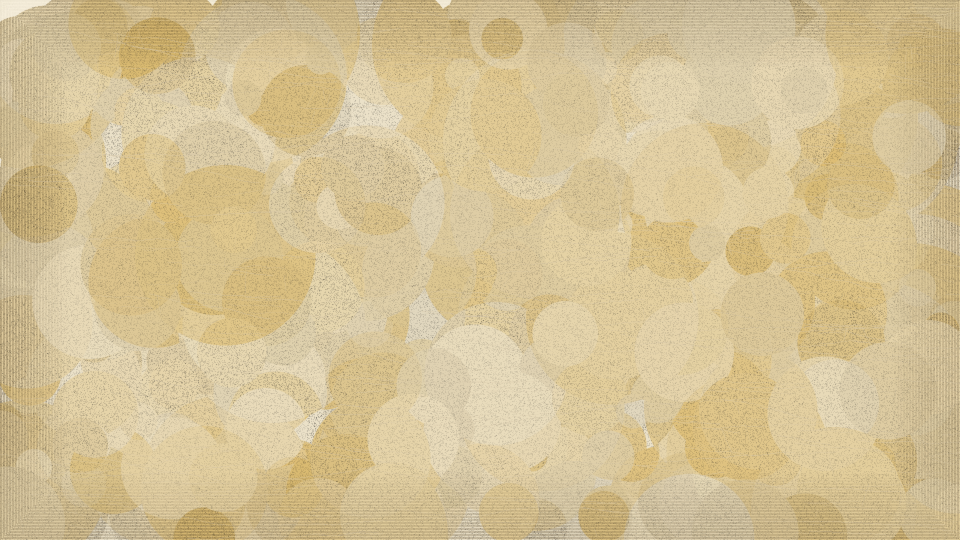
#> input picture download/parchment-light.png, 1920 x 1080 px, found by its file name (shown at 1/2 size)
$ python parchment-preview.py
#> lines starting #> are read from the running program, lines starting #| are printed output that depends on the picture
"""
Generate a comparison preview of parchment textures
with zoomed detail showing fiber strands
"""
from PIL import Image, ImageDraw, ImageFont

# Load generated textures
light = Image.open('/home/z/my-project/download/parchment-light.png')
#> light is the input picture: PIL image 1920x1080 RGB; mean R, G, B 212.7, 193.7, 149.4
dark = Image.open('/home/z/my-project/download/parchment-dark.png')
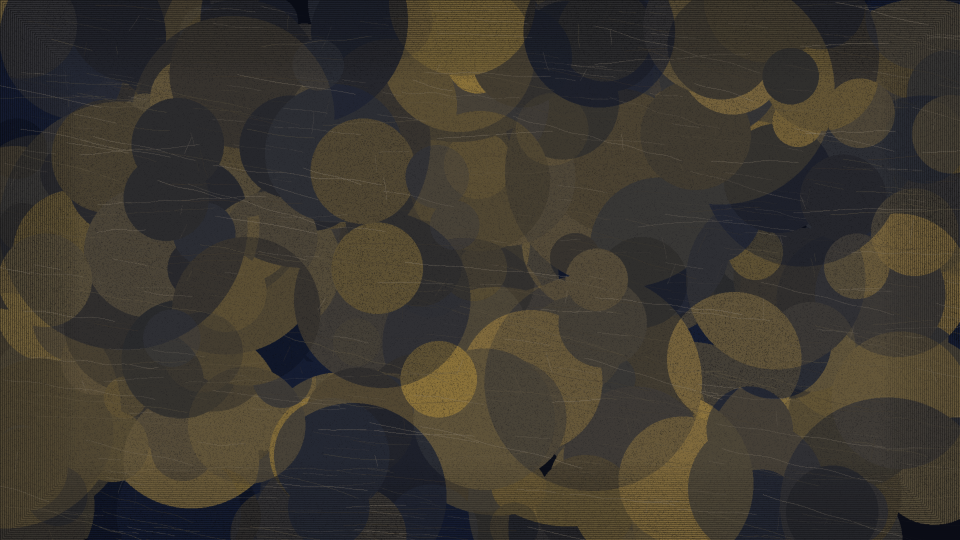
#> input picture download/parchment-dark.png, 1920 x 1080 px, found by its file name (shown at 1/2 size)
#> dark is the input picture: PIL image 1920x1080 RGB; mean R, G, B 61.7, 56.6, 47.5

# Create comparison canvas
canvas_w = 1920
canvas_h = 1200
canvas = Image.new('RGB', (canvas_w, canvas_h), (30, 30, 30))
#> canvas: PIL image 1920x1200 RGB; every value is 30
draw = ImageDraw.Draw(canvas)

# Place full textures on left half
light_small = light.resize((920, 518), Image.LANCZOS)
dark_small = dark.resize((920, 518), Image.LANCZOS)
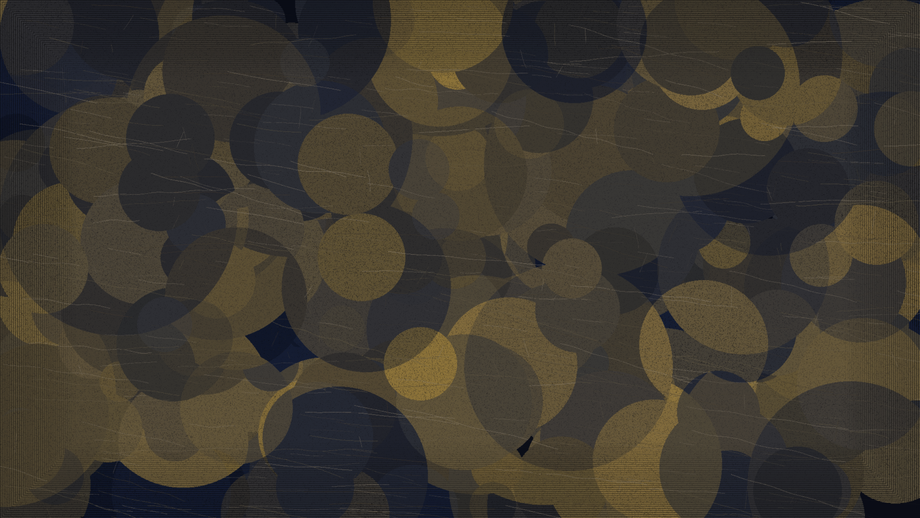
#> dark_small: PIL image 920x518 RGB; mean R, G, B 61.7, 56.6, 47.5

canvas.paste(light_small, (20, 80))
canvas.paste(dark_small, (980, 80))

# Labels
try:
    font = ImageFont.truetype('/usr/share/fonts/truetype/english/Carlito-Bold.ttf', 22)
    font_small = ImageFont.truetype('/usr/share/fonts/truetype/english/Carlito-Regular.ttf', 16)
except:
    font = ImageFont.load_default()
    font_small = font

draw.text((20, 20), 'LIGHT MODE — Parchment (bg-paper #F5EEDC)', fill=(245, 238, 220), font=font)
draw.text((980, 20), 'DARK MODE — Parchment (#080B16)', fill=(240, 235, 224), font=font)
draw.text((20, 50), 'Fiber color: #D7C8AA (Light Fiber)  |  Gold accent: #D4A843', fill=(180, 170, 150), font=font_small)
draw.text((980, 50), 'Fiber color: #8B8070 (Dark Muted)  |  Gold accent: #D4A843', fill=(139, 128, 112), font=font_small)

# ZOOMED detail crops (2x magnification)
crop_size = 230
zoom = 2

# Light zoom
light_crop = light.crop((400, 300, 400 + crop_size, 300 + crop_size))
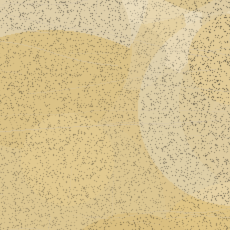
#> light_crop: PIL image 230x230 RGB; mean R, G, B 214.8, 194.1, 144.4
light_zoomed = light_crop.resize((crop_size * zoom, crop_size * zoom), Image.NEAREST)
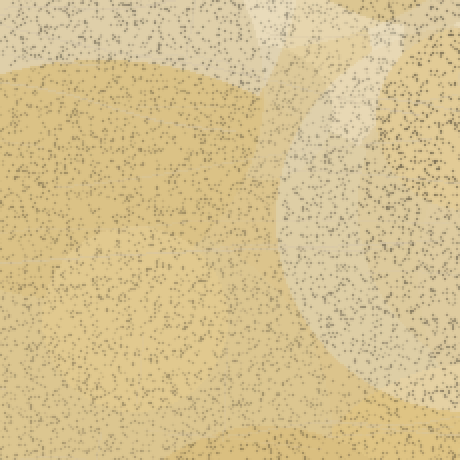
#> light_zoomed: PIL image 460x460 RGB; mean R, G, B 214.8, 194.1, 144.4
canvas.paste(light_zoomed, (20, 620))
draw.text((20, 600), 'LIGHT — 2x Detail (Serat/Fiber Visible)', fill=(245, 238, 220), font=font)

# Dark zoom
dark_crop = dark.crop((400, 300, 400 + crop_size, 300 + crop_size))
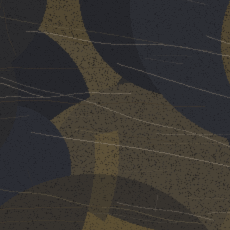
#> dark_crop: PIL image 230x230 RGB; mean R, G, B 56.3, 53.5, 49.9
dark_zoomed = dark_crop.resize((crop_size * zoom, crop_size * zoom), Image.NEAREST)
canvas.paste(dark_zoomed, (980, 620))
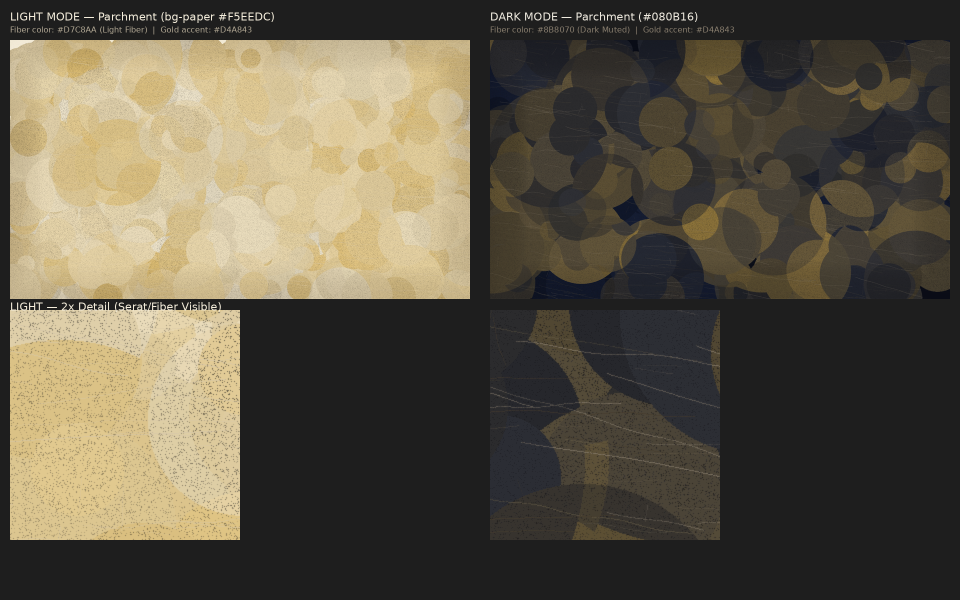
#> canvas: PIL image 1920x1200 RGB (shown at 1/2 size); mean R, G, B 94.5, 87.3, 71.3
draw.text((980, 600), 'DARK — 2x Detail (Serat/Fiber Visible)', fill=(240, 235, 224), font=font)

# Border lines
draw.line([960, 80, 960, 1180], fill=(60, 60, 60), width=2)

canvas.save('/home/z/my-project/download/parchment-preview.png', quality=95)
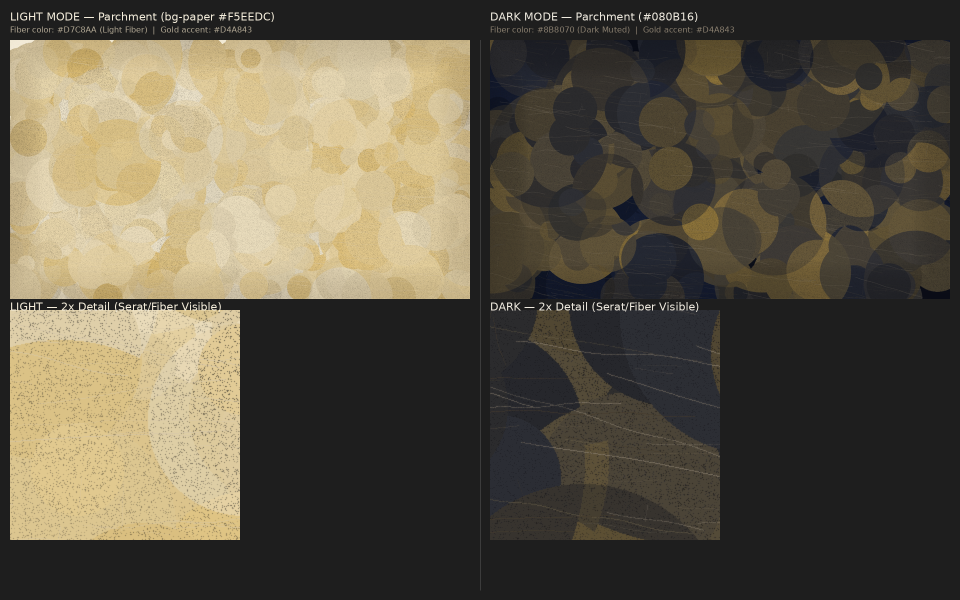
#> saved as parchment-preview.png: PIL image 1920x1200 RGB (shown at 1/2 size); mean R, G, B 94.7, 87.5, 71.5
print('Preview saved: parchment-preview.png')
